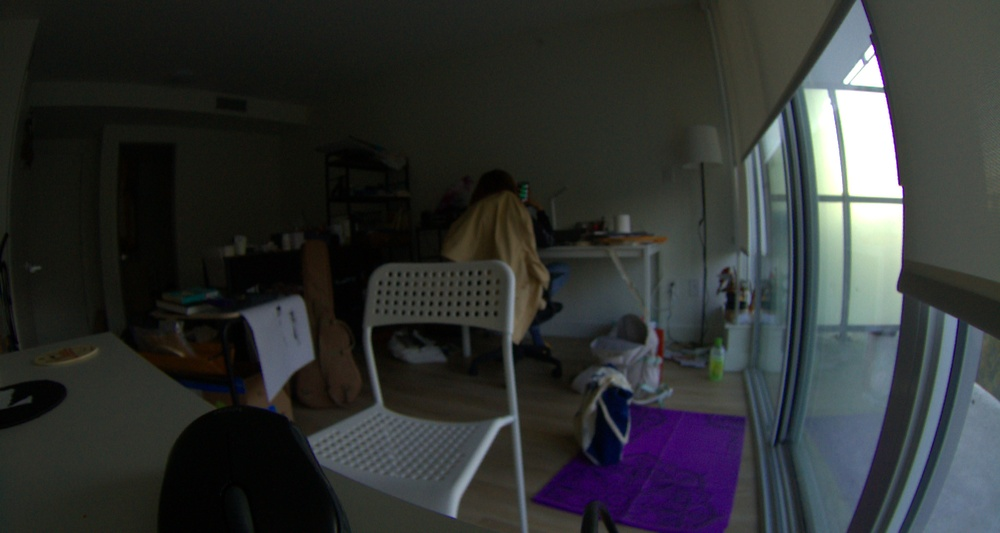
#> input picture slow-lamp-palette-lab/Test Images/Subtraction-1.jpg, 1000 x 533 px, shrunk from 2028 x 1080 before the run
$ python -i 08_kmeans_lab_region_contrast.py   (imports and definitions only)
#> lines starting #> are read from the running program, lines starting #| are printed output that depends on the picture; after the words box and inside, x2 and y2 are one past the last pixel; in counts of white or black regions, pixels touching at a corner belong together
import numpy as np
import cv2
from skimage.segmentation import slic

OVERSAMPLE_FACTOR = 3
MIN_SPREAD_DIST   = 12     # LAB units — minimum inter-colour distance gate
N_SEGMENTS        = 300    # target superpixel count for SLIC
SPATIAL_SIGMA     = 0.4    # Gaussian bandwidth on normalised [0,1] centroid coords
N_SAMPLE          = 10_000 # pixels drawn for k-means after saliency weighting


def extract_palette(image_rgb, k=5):
#> called with k = 5
    pixels_rgb = image_rgb.reshape(-1, 3)

    # ── Saliency-weighted sampling (2-D input only) ───────────────────────────
    # Subtraction mode passes a flat (M, 3) array with no spatial layout, so
    # SLIC is not possible — fall back to uniform sampling in that case.
    if image_rgb.ndim == 3:
        H, W = image_rgb.shape[:2]
#> H = 533; W = 1000

        segments = slic(image_rgb, n_segments=N_SEGMENTS, compactness=10,
                        start_label=0, channel_axis=-1)
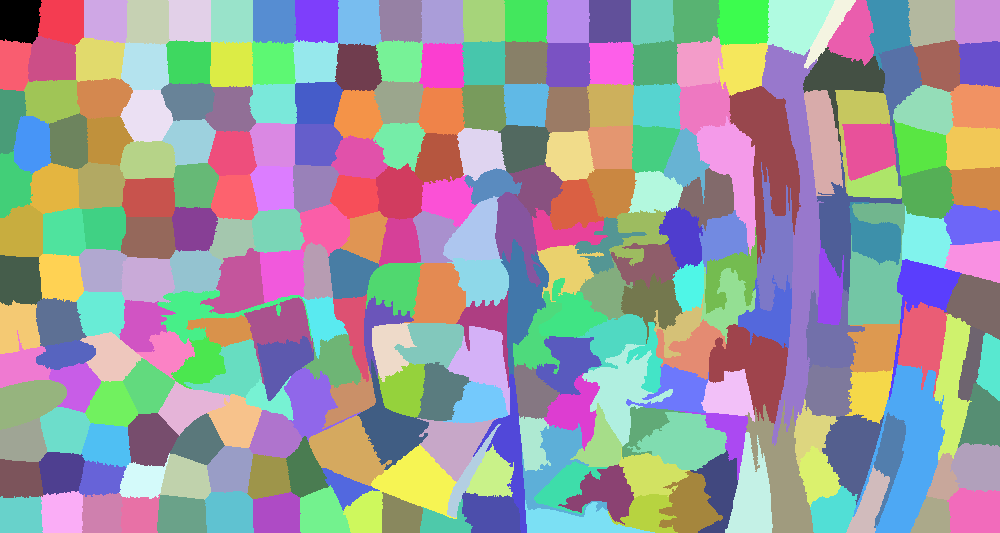
#> segments: shape (533, 1000) int64; 276 distinct labels, from 0 to 275; one colour per label, 0 black

        lab_image = cv2.cvtColor(image_rgb, cv2.COLOR_RGB2LAB).astype(np.float32)
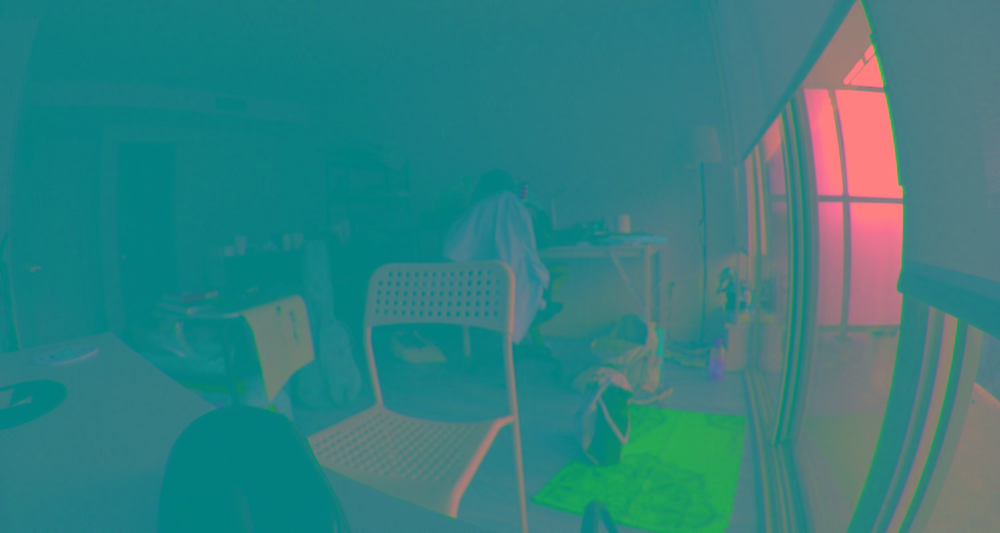
#> lab_image: shape (533, 1000, 3) float32; mean R, G, B 51, 127.3, 128

        seg_ids = np.unique(segments)
#> seg_ids = 276 values from 0 to 275
        n_segs  = len(seg_ids)
#> n_segs = 276

        seg_colors    = np.zeros((n_segs, 3), dtype=np.float32)
        seg_centroids = np.zeros((n_segs, 2), dtype=np.float32)  # [y/H, x/W]
        seg_areas     = np.zeros(n_segs, dtype=np.float32)
#> seg_areas = 276 values from 0 to 0

        for i, sid in enumerate(seg_ids):
            mask = segments == sid
            seg_colors[i]    = lab_image[mask].mean(axis=0)
            ys, xs           = np.where(mask)
            seg_centroids[i] = [ys.mean() / H, xs.mean() / W]
            seg_areas[i]     = mask.sum()
#> this loop made 276 passes
#> pass 1, in extract_palette, `mask = segments == sid`:
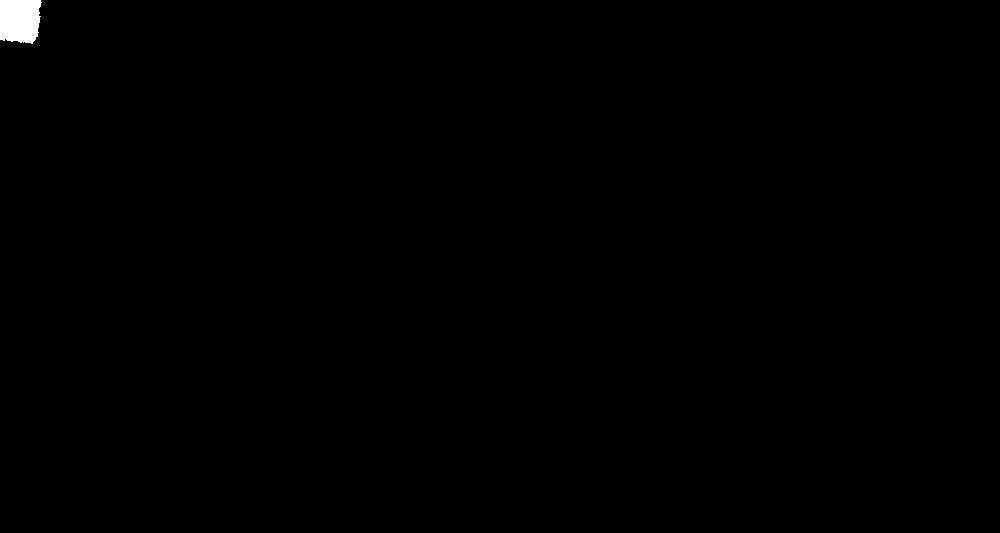
#> mask: shape (533, 1000) bool; 0.31% white; 1 white region, box (x1, y1, x2, y2) and area: (0, 0, 42, 44) 1629
#> pass 2, in extract_palette, `mask = segments == sid`:
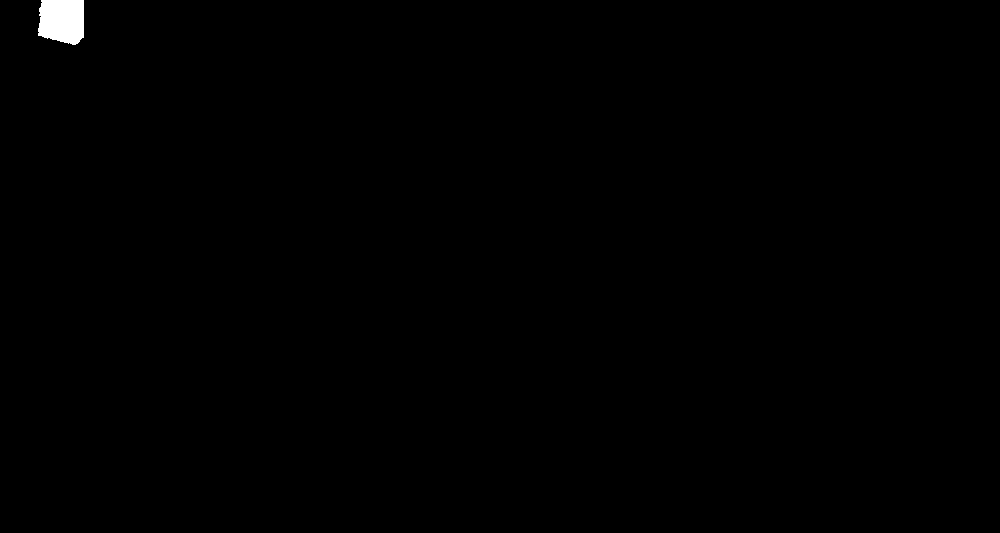
#> mask: shape (533, 1000) bool; 0.34% white; 1 white region, box (x1, y1, x2, y2) and area: (38, 0, 84, 45) 1816
#> pass 3, in extract_palette, `mask = segments == sid`:
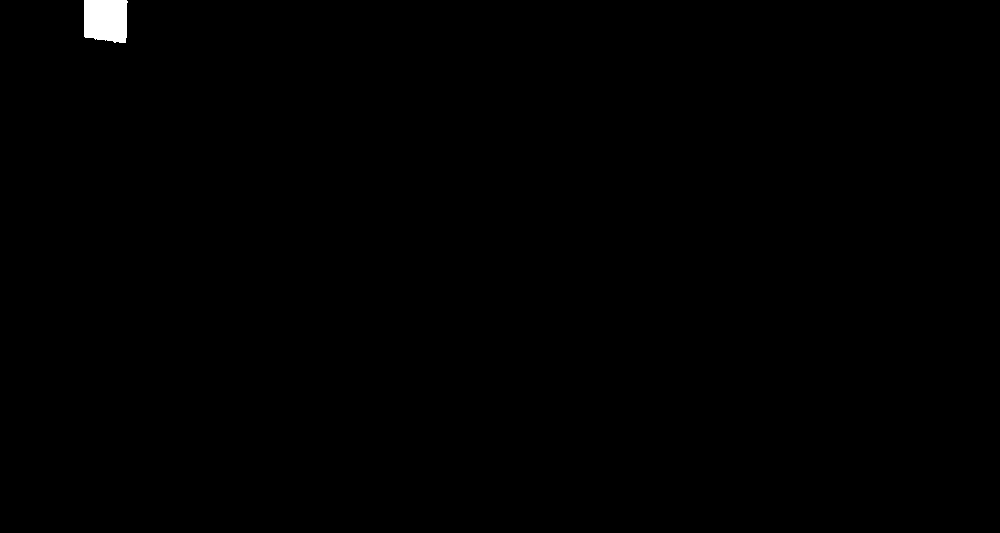
#> mask: shape (533, 1000) bool; 0.33% white; 1 white region, box (x1, y1, x2, y2) and area: (84, 0, 128, 43) 1739
#> after the loop:
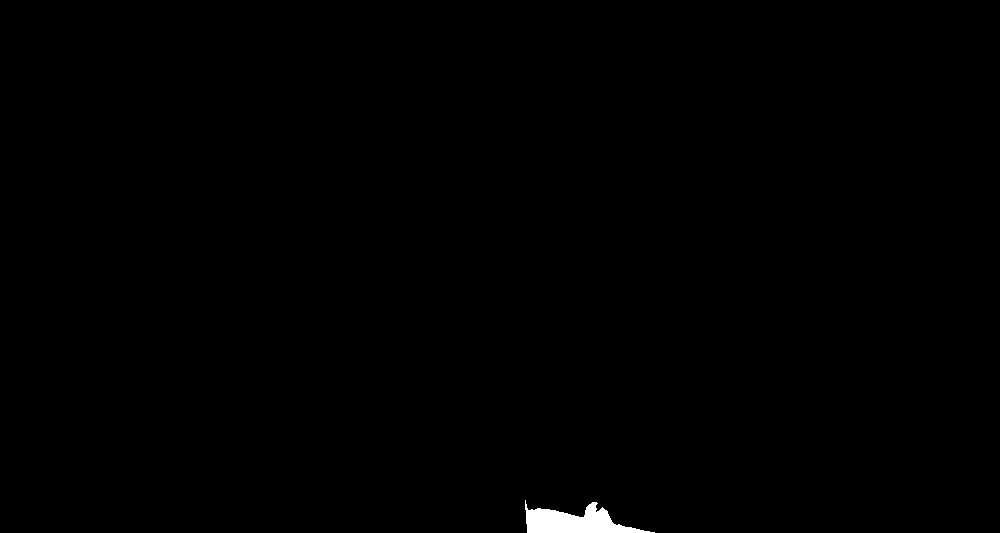
#> mask: shape (533, 1000) bool; 0.4% white; 1 white region, box (x1, y1, x2, y2) and area: (525, 500, 655, 533) 2149
#> after the loop, seg_areas = 276 values, max 8863 at index 44, min 899 at index 237, mean 1931.2; seg_centroids = 276 pairs, first value 0.037 to 0.979, second value 0.0101 to 0.99; seg_colors = 276 rows, first 8: [23.84, 126.2, 131.7], [15.68, 126.8, 130], [16.21, 127.1, 130], [16.92, 127, 130], [18.27, 127.1, 130.1], [19.75, 126.7, 130.1], [21.36, 126.3, 130], [23.65, 126.1, 130.5]

        # Region-contrast saliency (Cheng et al. 2011):
        # S(i) = Σ_j  area(j) · ΔE(i,j) · exp(−‖p_i−p_j‖² / 2σ²)
        # Self-term (i=j) contributes 0 via color_dist=0, no exclusion needed.
        saliency = np.zeros(n_segs, dtype=np.float32)
#> saliency = 276 values from 0 to 0
        for i in range(n_segs):
            color_dists   = np.linalg.norm(seg_colors[i] - seg_colors, axis=1)
            spatial_dists = np.linalg.norm(seg_centroids[i] - seg_centroids, axis=1)
            spatial_prox  = np.exp(-(spatial_dists ** 2) / (2 * SPATIAL_SIGMA ** 2))
            saliency[i]   = (seg_areas * color_dists * spatial_prox).sum()
#> after the loop, saliency = 276 values, max 45596200 at index 99, min 2625025.5 at index 0, mean 10299985

        s_min, s_max = saliency.min(), saliency.max()
#> s_min = 2625025.5; s_max = 45596200
        if s_max > s_min:
            saliency = (saliency - s_min) / (s_max - s_min)
#> saliency = 276 values, max 1 at index 99, min 0 at index 0, mean 0.179
        else:
            saliency[:] = 1.0

        # LUT maps each segment ID → its saliency score
        saliency_lut = np.zeros(int(seg_ids.max()) + 1, dtype=np.float32)
#> saliency_lut = 276 values from 0 to 0
        for i, sid in enumerate(seg_ids):
            saliency_lut[int(sid)] = saliency[i]
#> after the loop, saliency_lut has the same summary as saliency

        pixel_weights = saliency_lut[segments].flatten()
        probs         = pixel_weights / pixel_weights.sum()
        n             = min(len(pixels_rgb), N_SAMPLE)
#> n = 10000
        sample_idx    = np.random.choice(len(pixels_rgb), size=n, replace=True, p=probs)
#> sample_idx = 10000 values, max 532986 at index 8163, min 287 at index 3856, mean 272258.9
    else:
        n          = min(len(pixels_rgb), N_SAMPLE)
        sample_idx = np.random.choice(len(pixels_rgb), size=n, replace=True)

    sampled_rgb = pixels_rgb[sample_idx]

    # ── Oversample → medoid → max-spread selection ───────────────────────────
    lab      = cv2.cvtColor(sampled_rgb[np.newaxis, :, :], cv2.COLOR_RGB2LAB)
    lab_flat = lab.reshape(-1, 3).astype(np.float32)

    k_over   = max(k + 1, k * OVERSAMPLE_FACTOR)
    criteria = (cv2.TERM_CRITERIA_EPS + cv2.TERM_CRITERIA_MAX_ITER, 10, 0.2)
    _, labels, centers = cv2.kmeans(
        lab_flat, k_over, None, criteria, 10, cv2.KMEANS_PP_CENTERS
    )
#> labels = 10000 values, max 14 at index 1, min 0 at index 37, mean 6.2; centers = 15 rows, first 8: [103.7, 125.2, 121], [4.65, 127.9, 128.3], [254.4, 127.5, 129], [179.8, 116.5, 132.9], [52.46, 126.2, 130.5], [37.32, 163, 89.6], [35.97, 126.6, 132], [84.82, 124.9, 127.1]

    labels = labels.flatten()
    counts = np.bincount(labels, minlength=k_over)
#> counts = [806, 1208, 792, 283, 997, 271, 1306, 752, 399, 1007, 335, 252, 279, 197, 1116]

    candidates_lab = []
    candidates_rgb = []
    for idx in np.argsort(-counts):
        mask        = labels == idx
        cluster_lab = lab_flat[mask]
        cluster_rgb = sampled_rgb[mask]
        dists       = np.linalg.norm(cluster_lab - centers[idx], axis=1)
        medoid_idx  = np.argmin(dists)
        candidates_lab.append(cluster_lab[medoid_idx])
        candidates_rgb.append(cluster_rgb[medoid_idx])
#> this loop made 15 passes
#> (idx, medoid_idx) on passes 1, 3, 4, 6, 7, 11, 13, 14, 15: (6, 343), (14, 13), (9, 902), (0, 553), (2, 57), (3, 168), (5, 94), (11, 77), (13, 105)
#> medoid_idx on passes 2, 5, 8, 9, 10, 12: 4, 54, 157, 52, 277, 140
#> after the loop, candidates_lab = [[36, 127, 132], [5, 128, 128], [17, 128, 130], [70, 126, 130], [52, 126, 131], [104, 125, 121], [254, 128, 129], [85, 124, 127], [127, 124, 120], [153, 123, 122], [179, 116, 133], [23, 155, 97], [38, 163, 90], [241, 114, 144], [212, 116, 138]]; candidates_rgb = [[37, 36, 31], [7, 7, 7], [21, 22, 16], [63, 65, 62], [48, 50, 45], [84, 98, 107], [254, 254, 252], [71, 80, 79], [104, 121, 131], [130, 147, 154], [151, 178, 163], [34, 11, 67], [55, 14, 92], [224, 246, 208], [190, 213, 187]]

    candidates_lab = np.array(candidates_lab)
#> candidates_lab = 15 rows, first 8: [36, 127, 132], [5, 128, 128], [17, 128, 130], [70, 126, 130], [52, 126, 131], [104, 125, 121], [254, 128, 129], [85, 124, 127]
    candidates_rgb = np.array(candidates_rgb)
#> candidates_rgb = 15 rows, first 8: [37, 36, 31], [7, 7, 7], [21, 22, 16], [63, 65, 62], [48, 50, 45], [84, 98, 107], [254, 254, 252], [71, 80, 79]

    selected  = [0]
    remaining = list(range(1, len(candidates_lab)))
#> remaining = [1, 2, 3, 4, 5, 6, 7, 8, 9, 10, 11, 12, 13, 14]

    while len(selected) < k and remaining:
        best, best_dist = -1, -1
        for i in remaining:
            min_d = min(
                np.linalg.norm(candidates_lab[i] - candidates_lab[j])
                for j in selected
            )
            if min_d > best_dist:
                best_dist, best = min_d, i

        if best_dist >= MIN_SPREAD_DIST:
            selected.append(best)
            remaining.remove(best)
        else:
            selected.append(remaining[0])
            remaining.pop(0)
#> this loop made 4 passes
#> after the loop, remaining = [1, 2, 3, 4, 5, 8, 10, 11, 13, 14]; selected = [0, 6, 9, 12, 7]

    return [tuple(int(c) for c in candidates_rgb[i]) for i in selected]

>>> import cv2
>>> picture = cv2.cvtColor(cv2.imread('../Test Images/Subtraction-1.jpg'), cv2.COLOR_BGR2RGB)
>>> result = extract_palette(picture)
#> result = [(37, 36, 31), (254, 254, 252), (130, 147, 154), (55, 14, 92), (71, 80, 79)]

$ run again, on slow-lamp-palette-lab/Test Images/Subtraction-2.jpg
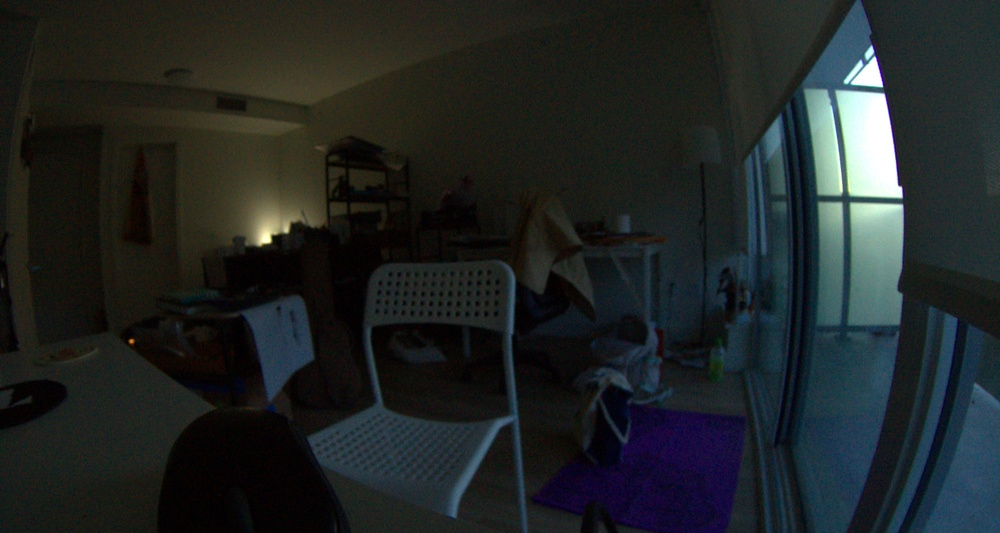
#> input picture slow-lamp-palette-lab/Test Images/Subtraction-2.jpg, 1000 x 533 px, shrunk from 2028 x 1080 before the run
#> in extract_palette, `segments = slic(image_rgb, n_segments=N_SEGMENTS, compactness=10, star..`:
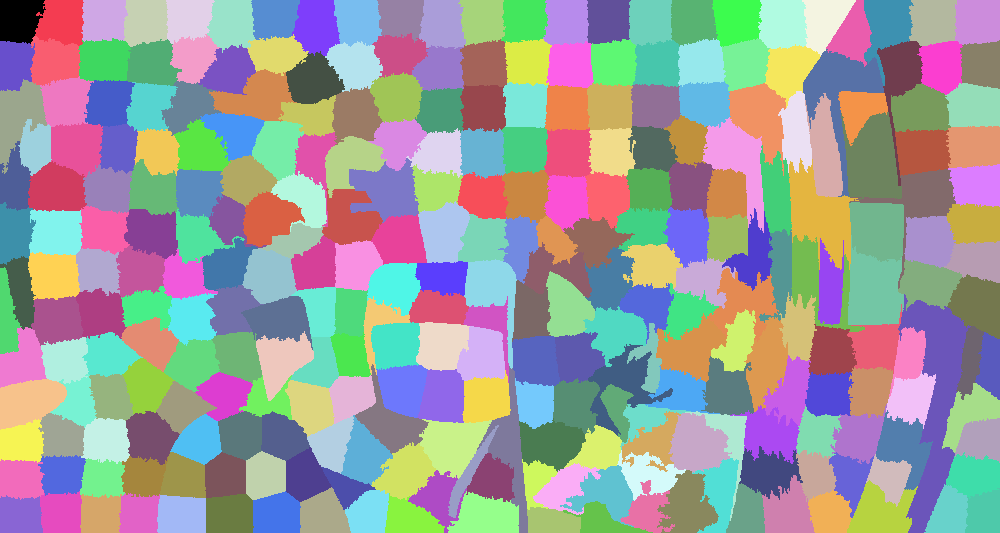
#> segments: shape (533, 1000) int64; 288 distinct labels, from 0 to 287; one colour per label, 0 black
#> in extract_palette, `lab_image = cv2.cvtColor(image_rgb, cv2.COLOR_RGB2LAB).astype(np.float..`:
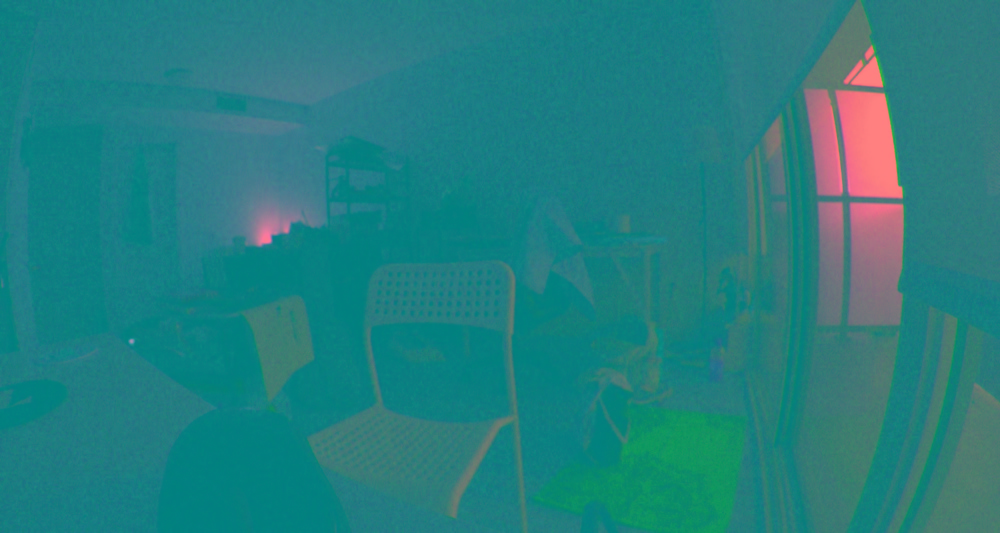
#> lab_image: shape (533, 1000, 3) float32; mean R, G, B 35.9, 126.5, 127.5
#> seg_ids = 288 values from 0 to 287
#> n_segs = 288
#> after the loop in extract_palette, `for i, sid in enumerate(seg_ids):`: seg_areas = 288 values, max 6838 at index 169, min 899 at index 243, mean 1850.7; seg_centroids = 288 pairs, first value 0.0323 to 0.978, second value 0.00707 to 0.99; seg_colors = 288 rows, first 8: [16.79, 127.1, 130.8], [24.58, 126.7, 133.7], [27.01, 127.1, 134.4], [30.67, 127, 135.5], [33.53, 127.3, 135.5], [38.24, 127.4, 136.2], [39.24, 127, 135.9], [42.58, 127.1, 136.8]
#> after the loop in extract_palette, `for i in range(n_segs):`: saliency = 288 values, max 48890232 at index 69, min 2411469.5 at index 284, mean 7222285.5
#> s_min = 2411469.5; s_max = 48890232
#> in extract_palette, `saliency = (saliency - s_min) / (s_max - s_min)`: saliency = 288 values, max 1 at index 69, min 0 at index 284, mean 0.104
#> after the loop in extract_palette, `for i, sid in enumerate(seg_ids):`: saliency_lut has the same summary as saliency
#> n = 10000
#> sample_idx = 10000 values, max 532983 at index 8163, min 277 at index 3856, mean 256991.8
#> labels = 10000 values, max 14 at index 26, min 0 at index 14, mean 5.9; centers = 15 rows, first 8: [252.4, 124.8, 127.5], [40.74, 124.8, 123.2], [88.82, 121.4, 115.2], [173.6, 114.5, 131], [7.11, 128.5, 128.2], [24.69, 126.1, 129.8], [143.2, 116.4, 134], [13.5, 144.7, 102.9]
#> counts = [708, 1135, 423, 345, 1896, 1756, 242, 461, 262, 178, 420, 860, 262, 287, 765]
#> the loop in extract_palette, `for idx in np.argsort(-counts):` made 15 passes
#> (idx, medoid_idx) on passes 1, 2, 3, 4, 5, 6, 8, 9: (4, 387), (5, 28), (1, 213), (11, 362), (14, 95), (0, 175), (2, 179), (10, 157)
#> after the loop in extract_palette, `for idx in np.argsort(-counts):`: candidates_lab = [[7, 128, 128], [24, 126, 129], [41, 125, 122], [60, 124, 117], [42, 126, 136], [252, 125, 127], [14, 145, 103], [88, 122, 115], [61, 126, 140], [174, 115, 131], [118, 116, 123], [241, 111, 133], [204, 111, 135], [145, 113, 133], [101, 125, 145]]; candidates_rgb = [[12, 8, 9], [24, 26, 25], [29, 42, 48], [36, 59, 73], [42, 42, 30], [243, 253, 252], [21, 8, 51], [56, 85, 101], [60, 57, 38], [143, 173, 161], [81, 116, 118], [207, 249, 229], [169, 207, 184], [110, 144, 128], [99, 94, 65]]
#> in extract_palette, `candidates_lab = np.array(candidates_lab)`: candidates_lab = 15 rows, first 8: [7, 128, 128], [24, 126, 129], [41, 125, 122], [60, 124, 117], [42, 126, 136], [252, 125, 127], [14, 145, 103], [88, 122, 115]
#> in extract_palette, `candidates_rgb = np.array(candidates_rgb)`: candidates_rgb = 15 rows, first 8: [12, 8, 9], [24, 26, 25], [29, 42, 48], [36, 59, 73], [42, 42, 30], [243, 253, 252], [21, 8, 51], [56, 85, 101]
#> in extract_palette, `remaining = list(range(1, len(candidates_lab)))`: remaining = [1, 2, 3, 4, 5, 6, 7, 8, 9, 10, 11, 12, 13, 14]
#> the loop in extract_palette, `while len(selected) < k and remaining:` made 4 passes
#> after the loop in extract_palette, `while len(selected) < k and remaining:`: remaining = [1, 2, 3, 4, 6, 7, 11, 12, 13, 14]; selected = [0, 5, 10, 9, 8]
#> result = [(12, 8, 9), (243, 253, 252), (81, 116, 118), (143, 173, 161), (60, 57, 38)]
